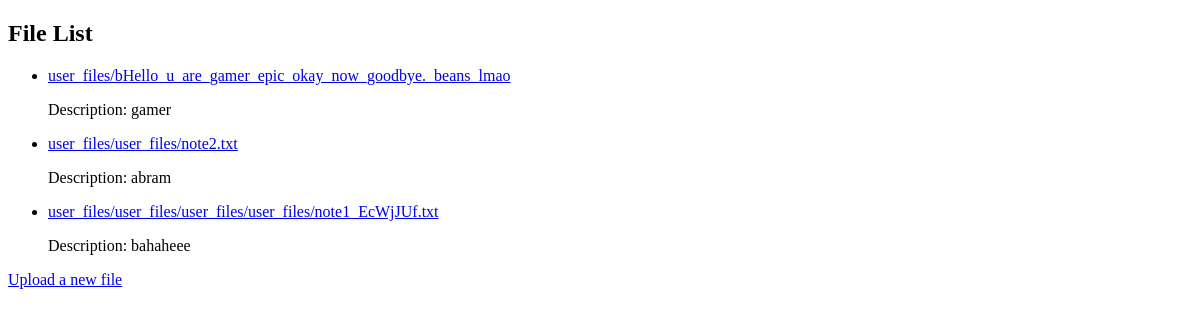
The app's page /fonot/file_list/ (signed in), older data.
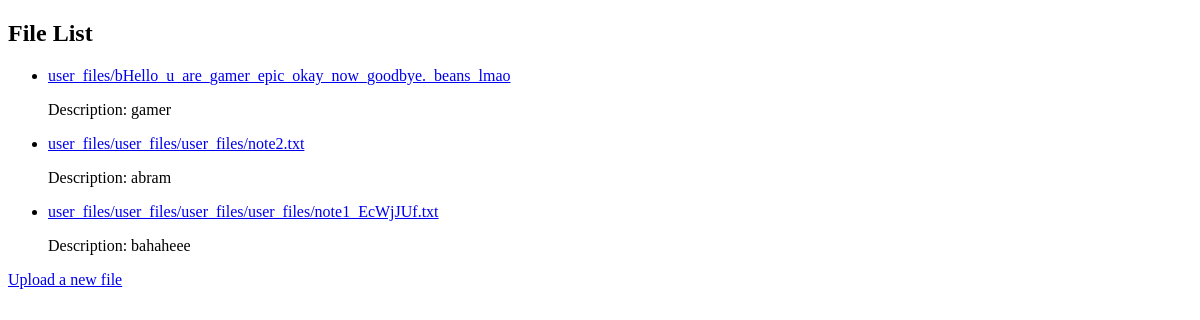
The same page, newer data.
### fonot/models.py (models this page shows, shortened)
class UserFile(models.Model):
    user = models.ForeignKey(User, on_delete=models.CASCADE)
    file = models.FileField(upload_to='user_files/')
    description = models.TextField(blank=True)

### fonot/views.py (the view)
# urls.py: path('file_list/', views.file_list, name='file_list'),
def file_list(request):
    files = UserFile.objects.filter(user=request.user)
    return render(request, 'fonot/file_list.html', {'files': files})

### fonot/templates/fonot/file_list.html (shortened to what this page needs)
<!DOCTYPE html>
<html>
<head>
</head>
<body>
    <h2>File List</h2>
    {% if files %}
        <ul>
            {% for file in files %}
                <li>
                    <a href="{% url 'edit_file' file.id %}">{{ file.file.name }}</a>
                    <p>Description: {{ file.description }}</p>
                </li>
            {% endfor %}
        </ul>
    {% else %}
        <p>No files uploaded yet.</p>
    {% endif %}
    <a href="{% url 'upload_file' %}">Upload a new file</a>
</body>
</html>

Row changes from the older to the newer data that the page shows:
changed UserFile "abram": file.name "user_files/user_files/note2.txt" → "user_files/user_files/user_files/note2.txt"
